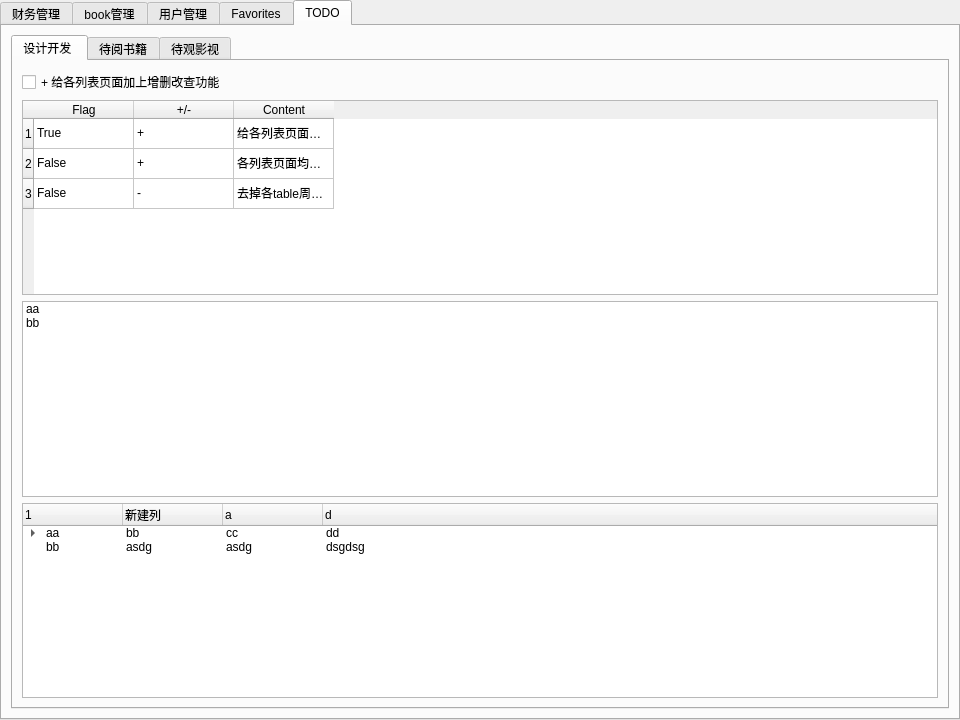
<?xml version="1.0" encoding="UTF-8"?>
<ui version="4.0">
 <class>dashboardTabWidget</class>
 <widget class="QTabWidget" name="dashboardTabWidget">
  <property name="geometry">
   <rect>
    <x>0</x>
    <y>0</y>
    <width>960</width>
    <height>720</height>
   </rect>
  </property>
  <property name="windowTitle">
   <string>个人管理系统</string>
  </property>
  <property name="currentIndex">
   <number>4</number>
  </property>
  <widget class="QWidget" name="feeManageTab">
   <attribute name="title">
    <string>财务管理</string>
   </attribute>
   <layout class="QHBoxLayout" name="horizontalLayout_5">
    <item>
     <widget class="QTabWidget" name="feeManageTabWidget">
      <property name="currentIndex">
       <number>3</number>
      </property>
      <widget class="QWidget" name="incomeTab">
       <attribute name="title">
        <string>收入</string>
       </attribute>
       <layout class="QHBoxLayout" name="horizontalLayout_6">
        <item>
         <widget class="QTableView" name="incomeTableView"/>
        </item>
       </layout>
      </widget>
      <widget class="QWidget" name="paymentTab">
       <attribute name="title">
        <string>支出</string>
       </attribute>
       <layout class="QHBoxLayout" name="horizontalLayout_7">
        <item>
         <widget class="QTableView" name="paymentTableView"/>
        </item>
       </layout>
      </widget>
      <widget class="QWidget" name="overtimeTab">
       <attribute name="title">
        <string>加班报销</string>
       </attribute>
       <layout class="QHBoxLayout" name="horizontalLayout_8">
        <item>
         <widget class="QTableView" name="overtimeTableView"/>
        </item>
       </layout>
      </widget>
      <widget class="QWidget" name="yuEBaoTab">
       <attribute name="title">
        <string>余额宝</string>
       </attribute>
       <layout class="QHBoxLayout" name="horizontalLayout_9">
        <item>
         <widget class="QTableView" name="yuEBaoTableView"/>
        </item>
       </layout>
      </widget>
     </widget>
    </item>
   </layout>
  </widget>
  <widget class="QWidget" name="bookManageTab">
   <attribute name="title">
    <string>book管理</string>
   </attribute>
   <layout class="QVBoxLayout" name="verticalLayout_2">
    <item>
     <layout class="QHBoxLayout" name="horizontalLayout">
      <item>
       <widget class="QPushButton" name="pushButton_4">
        <property name="text">
         <string>New</string>
        </property>
       </widget>
      </item>
      <item>
       <widget class="QPushButton" name="pushButton_3">
        <property name="text">
         <string>Refresh</string>
        </property>
       </widget>
      </item>
      <item>
       <widget class="QPushButton" name="pushButton_2">
        <property name="text">
         <string>Import</string>
        </property>
       </widget>
      </item>
      <item>
       <widget class="QPushButton" name="pushButton">
        <property name="text">
         <string>Export</string>
        </property>
       </widget>
      </item>
      <item>
       <spacer name="horizontalSpacer_3">
        <property name="orientation">
         <enum>Qt::Horizontal</enum>
        </property>
        <property name="sizeHint" stdset="0">
         <size>
          <width>40</width>
          <height>20</height>
         </size>
        </property>
       </spacer>
      </item>
     </layout>
    </item>
    <item>
     <layout class="QHBoxLayout" name="horizontalLayout_2">
      <item>
       <widget class="QLabel" name="label">
        <property name="text">
         <string>Book Name</string>
        </property>
       </widget>
      </item>
      <item>
       <widget class="QLineEdit" name="lineEdit"/>
      </item>
      <item>
       <widget class="QLabel" name="label_2">
        <property name="text">
         <string>Author</string>
        </property>
       </widget>
      </item>
      <item>
       <widget class="QLineEdit" name="lineEdit_2"/>
      </item>
      <item>
       <widget class="QLabel" name="label_3">
        <property name="text">
         <string>Book Type</string>
        </property>
       </widget>
      </item>
      <item>
       <widget class="QComboBox" name="comboBox">
        <item>
         <property name="text">
          <string>All</string>
         </property>
        </item>
        <item>
         <property name="text">
          <string>纸质</string>
         </property>
        </item>
        <item>
         <property name="text">
          <string>Mobi</string>
         </property>
        </item>
        <item>
         <property name="text">
          <string>ePub</string>
         </property>
        </item>
        <item>
         <property name="text">
          <string>PDF</string>
         </property>
        </item>
        <item>
         <property name="text">
          <string>TXT</string>
         </property>
        </item>
       </widget>
      </item>
      <item>
       <widget class="QLabel" name="label_15">
        <property name="text">
         <string>Class</string>
        </property>
       </widget>
      </item>
      <item>
       <widget class="QComboBox" name="comboBox_2">
        <item>
         <property name="text">
          <string>All</string>
         </property>
        </item>
        <item>
         <property name="text">
          <string>Self-Improvement</string>
         </property>
        </item>
        <item>
         <property name="text">
          <string>财经</string>
         </property>
        </item>
        <item>
         <property name="text">
          <string>自然科学</string>
         </property>
        </item>
        <item>
         <property name="text">
          <string>人文社科</string>
         </property>
        </item>
        <item>
         <property name="text">
          <string>文学</string>
         </property>
        </item>
        <item>
         <property name="text">
          <string>漫画</string>
         </property>
        </item>
        <item>
         <property name="text">
          <string>无类</string>
         </property>
        </item>
       </widget>
      </item>
      <item>
       <widget class="QPushButton" name="pushButton_5">
        <property name="text">
         <string>Search</string>
        </property>
       </widget>
      </item>
      <item>
       <spacer name="horizontalSpacer_4">
        <property name="orientation">
         <enum>Qt::Horizontal</enum>
        </property>
        <property name="sizeHint" stdset="0">
         <size>
          <width>40</width>
          <height>20</height>
         </size>
        </property>
       </spacer>
      </item>
     </layout>
    </item>
    <item>
     <widget class="QTabWidget" name="bookManageTabWidget">
      <property name="currentIndex">
       <number>0</number>
      </property>
      <widget class="QWidget" name="bookTab">
       <attribute name="title">
        <string>book</string>
       </attribute>
       <layout class="QHBoxLayout" name="horizontalLayout_10">
        <item>
         <widget class="QTableView" name="bookTableView"/>
        </item>
       </layout>
      </widget>
     </widget>
    </item>
   </layout>
  </widget>
  <widget class="QWidget" name="accountManageTab">
   <attribute name="title">
    <string>用户管理</string>
   </attribute>
   <layout class="QHBoxLayout" name="horizontalLayout_4">
    <item>
     <widget class="QTabWidget" name="accountTabWidget">
      <property name="currentIndex">
       <number>0</number>
      </property>
      <widget class="QWidget" name="accountTab">
       <attribute name="title">
        <string>Account List</string>
       </attribute>
       <layout class="QVBoxLayout" name="verticalLayout">
        <item>
         <layout class="QHBoxLayout" name="horizontalLayout_14">
          <item>
           <widget class="QPushButton" name="newButton">
            <property name="maximumSize">
             <size>
              <width>100</width>
              <height>16777215</height>
             </size>
            </property>
            <property name="text">
             <string>New</string>
            </property>
           </widget>
          </item>
          <item>
           <widget class="QPushButton" name="refreshButton">
            <property name="maximumSize">
             <size>
              <width>100</width>
              <height>16777215</height>
             </size>
            </property>
            <property name="text">
             <string>Refresh</string>
            </property>
           </widget>
          </item>
          <item>
           <widget class="QPushButton" name="importButton">
            <property name="maximumSize">
             <size>
              <width>100</width>
              <height>16777215</height>
             </size>
            </property>
            <property name="text">
             <string>Import</string>
            </property>
           </widget>
          </item>
          <item>
           <widget class="QPushButton" name="exportButton">
            <property name="maximumSize">
             <size>
              <width>100</width>
              <height>16777215</height>
             </size>
            </property>
            <property name="text">
             <string>Export</string>
            </property>
           </widget>
          </item>
          <item>
           <spacer name="horizontalSpacer">
            <property name="orientation">
             <enum>Qt::Horizontal</enum>
            </property>
            <property name="sizeHint" stdset="0">
             <size>
              <width>40</width>
              <height>20</height>
             </size>
            </property>
           </spacer>
          </item>
         </layout>
        </item>
        <item>
         <layout class="QHBoxLayout" name="horizontalLayout_3">
          <item>
           <widget class="QLabel" name="useridLabel">
            <property name="text">
             <string>User Id</string>
            </property>
           </widget>
          </item>
          <item>
           <widget class="QLineEdit" name="useridLineEdit"/>
          </item>
          <item>
           <widget class="QLabel" name="usernameLabel">
            <property name="text">
             <string>User Name</string>
            </property>
           </widget>
          </item>
          <item>
           <widget class="QLineEdit" name="usernameLineEdit"/>
          </item>
          <item>
           <widget class="QLabel" name="emailLabel">
            <property name="text">
             <string>Email</string>
            </property>
           </widget>
          </item>
          <item>
           <widget class="QLineEdit" name="emailLineEdit"/>
          </item>
          <item>
           <widget class="QLabel" name="phoneNoLabel">
            <property name="text">
             <string>Phone No</string>
            </property>
           </widget>
          </item>
          <item>
           <widget class="QLineEdit" name="phoneNoLineEdit"/>
          </item>
          <item>
           <widget class="QLabel" name="registYearLabel">
            <property name="text">
             <string>Regist Year</string>
            </property>
           </widget>
          </item>
          <item>
           <widget class="QComboBox" name="registYearComboBox"/>
          </item>
          <item>
           <widget class="QPushButton" name="searchButton">
            <property name="text">
             <string>Search</string>
            </property>
           </widget>
          </item>
          <item>
           <spacer name="horizontalSpacer_2">
            <property name="orientation">
             <enum>Qt::Horizontal</enum>
            </property>
            <property name="sizeHint" stdset="0">
             <size>
              <width>40</width>
              <height>20</height>
             </size>
            </property>
           </spacer>
          </item>
         </layout>
        </item>
        <item>
         <widget class="QTableWidget" name="tableWidget">
          <property name="alternatingRowColors">
           <bool>true</bool>
          </property>
          <property name="gridStyle">
           <enum>Qt::SolidLine</enum>
          </property>
          <property name="sortingEnabled">
           <bool>false</bool>
          </property>
         </widget>
        </item>
       </layout>
      </widget>
      <widget class="QWidget" name="accountEditTab">
       <attribute name="title">
        <string>Account Edit</string>
       </attribute>
       <widget class="QWidget" name="formLayoutWidget">
        <property name="geometry">
         <rect>
          <x>370</x>
          <y>80</y>
          <width>361</width>
          <height>421</height>
         </rect>
        </property>
        <layout class="QFormLayout" name="formLayout">
         <property name="fieldGrowthPolicy">
          <enum>QFormLayout::AllNonFixedFieldsGrow</enum>
         </property>
         <item row="1" column="0">
          <widget class="QLabel" name="label_13">
           <property name="text">
            <string>User id</string>
           </property>
          </widget>
         </item>
         <item row="1" column="1">
          <widget class="QLineEdit" name="lineEdit_10"/>
         </item>
         <item row="2" column="0">
          <widget class="QLabel" name="label_6">
           <property name="text">
            <string>Usern ame</string>
           </property>
          </widget>
         </item>
         <item row="2" column="1">
          <widget class="QLineEdit" name="lineEdit_6"/>
         </item>
         <item row="3" column="0">
          <widget class="QLabel" name="label_7">
           <property name="text">
            <string>Password</string>
           </property>
          </widget>
         </item>
         <item row="3" column="1">
          <widget class="QLineEdit" name="lineEdit_7"/>
         </item>
         <item row="4" column="0">
          <widget class="QLabel" name="label_4">
           <property name="text">
            <string>Email</string>
           </property>
          </widget>
         </item>
         <item row="4" column="1">
          <widget class="QLineEdit" name="lineEdit_4"/>
         </item>
         <item row="5" column="0">
          <widget class="QLabel" name="label_5">
           <property name="text">
            <string>Gender</string>
           </property>
          </widget>
         </item>
         <item row="5" column="1">
          <widget class="QRadioButton" name="radioButton">
           <property name="text">
            <string>Male</string>
           </property>
          </widget>
         </item>
         <item row="6" column="1">
          <widget class="QRadioButton" name="radioButton_2">
           <property name="text">
            <string>Female</string>
           </property>
          </widget>
         </item>
         <item row="7" column="1">
          <widget class="QRadioButton" name="radioButton_3">
           <property name="text">
            <string>Keep secrete.</string>
           </property>
          </widget>
         </item>
         <item row="8" column="0">
          <widget class="QLabel" name="label_8">
           <property name="text">
            <string>Age</string>
           </property>
          </widget>
         </item>
         <item row="8" column="1">
          <widget class="QLineEdit" name="lineEdit_5"/>
         </item>
         <item row="9" column="0">
          <widget class="QLabel" name="label_9">
           <property name="text">
            <string>Creator</string>
           </property>
          </widget>
         </item>
         <item row="9" column="1">
          <widget class="QLineEdit" name="lineEdit_8"/>
         </item>
         <item row="10" column="0">
          <widget class="QLabel" name="label_10">
           <property name="text">
            <string>Modifier</string>
           </property>
          </widget>
         </item>
         <item row="10" column="1">
          <widget class="QLineEdit" name="lineEdit_9"/>
         </item>
         <item row="11" column="0">
          <widget class="QLabel" name="label_11">
           <property name="text">
            <string>Create time</string>
           </property>
          </widget>
         </item>
         <item row="11" column="1">
          <widget class="QDateEdit" name="dateEdit"/>
         </item>
         <item row="12" column="0">
          <widget class="QLabel" name="label_12">
           <property name="text">
            <string>Modification time</string>
           </property>
          </widget>
         </item>
         <item row="12" column="1">
          <widget class="QDateEdit" name="dateEdit_2"/>
         </item>
         <item row="13" column="0">
          <widget class="QLabel" name="label_14">
           <property name="text">
            <string>Description</string>
           </property>
          </widget>
         </item>
         <item row="13" column="1">
          <widget class="QPlainTextEdit" name="plainTextEdit"/>
         </item>
        </layout>
        <zorder>lineEdit_10</zorder>
        <zorder>label_14</zorder>
        <zorder>lineEdit_6</zorder>
        <zorder>lineEdit_7</zorder>
        <zorder>label_7</zorder>
        <zorder>label_4</zorder>
        <zorder>label_5</zorder>
        <zorder>lineEdit_5</zorder>
        <zorder>label_8</zorder>
        <zorder>lineEdit_8</zorder>
        <zorder>label_9</zorder>
        <zorder>lineEdit_9</zorder>
        <zorder>radioButton</zorder>
        <zorder>radioButton_2</zorder>
        <zorder>radioButton_3</zorder>
        <zorder>label_10</zorder>
        <zorder>dateEdit</zorder>
        <zorder>label_11</zorder>
        <zorder>dateEdit_2</zorder>
        <zorder>label_6</zorder>
        <zorder>label_12</zorder>
        <zorder>lineEdit_4</zorder>
        <zorder>label_13</zorder>
        <zorder>plainTextEdit</zorder>
       </widget>
      </widget>
     </widget>
    </item>
   </layout>
  </widget>
  <widget class="QWidget" name="favoritesManageTab">
   <attribute name="title">
    <string>Favorites</string>
   </attribute>
   <layout class="QHBoxLayout" name="horizontalLayout_12">
    <item>
     <widget class="QTabWidget" name="favoritesTabWidget">
      <property name="currentIndex">
       <number>1</number>
      </property>
      <widget class="QWidget" name="favoriteSiteTab">
       <attribute name="title">
        <string>站点收藏</string>
       </attribute>
       <layout class="QVBoxLayout" name="verticalLayout_3">
        <item>
         <layout class="QHBoxLayout" name="horizontalLayout_16">
          <item>
           <widget class="QPushButton" name="newButton_3">
            <property name="maximumSize">
             <size>
              <width>100</width>
              <height>16777215</height>
             </size>
            </property>
            <property name="text">
             <string>New</string>
            </property>
           </widget>
          </item>
          <item>
           <widget class="QPushButton" name="refreshButton_3">
            <property name="maximumSize">
             <size>
              <width>100</width>
              <height>16777215</height>
             </size>
            </property>
            <property name="text">
             <string>Refresh</string>
            </property>
           </widget>
          </item>
          <item>
           <widget class="QPushButton" name="importButton_3">
            <property name="maximumSize">
             <size>
              <width>100</width>
              <height>16777215</height>
             </size>
            </property>
            <property name="text">
             <string>Import</string>
            </property>
           </widget>
          </item>
          <item>
           <widget class="QPushButton" name="exportButton_3">
            <property name="maximumSize">
             <size>
              <width>100</width>
              <height>16777215</height>
             </size>
            </property>
            <property name="text">
             <string>Export</string>
            </property>
           </widget>
          </item>
          <item>
           <spacer name="horizontalSpacer_7">
            <property name="orientation">
             <enum>Qt::Horizontal</enum>
            </property>
            <property name="sizeHint" stdset="0">
             <size>
              <width>40</width>
              <height>20</height>
             </size>
            </property>
           </spacer>
          </item>
         </layout>
        </item>
        <item>
         <layout class="QHBoxLayout" name="horizontalLayout_17">
          <item>
           <widget class="QLabel" name="useridLabel_3">
            <property name="text">
             <string>Site Name</string>
            </property>
           </widget>
          </item>
          <item>
           <widget class="QLineEdit" name="useridLineEdit_3"/>
          </item>
          <item>
           <widget class="QLabel" name="usernameLabel_3">
            <property name="text">
             <string>UURL</string>
            </property>
           </widget>
          </item>
          <item>
           <widget class="QLineEdit" name="usernameLineEdit_3"/>
          </item>
          <item>
           <widget class="QLabel" name="emailLabel_3">
            <property name="text">
             <string>Type</string>
            </property>
           </widget>
          </item>
          <item>
           <widget class="QLineEdit" name="emailLineEdit_3"/>
          </item>
          <item>
           <widget class="QLabel" name="phoneNoLabel_3">
            <property name="text">
             <string>Tag</string>
            </property>
           </widget>
          </item>
          <item>
           <widget class="QLineEdit" name="phoneNoLineEdit_3"/>
          </item>
          <item>
           <widget class="QPushButton" name="searchButton_3">
            <property name="text">
             <string>Search</string>
            </property>
           </widget>
          </item>
          <item>
           <spacer name="horizontalSpacer_8">
            <property name="orientation">
             <enum>Qt::Horizontal</enum>
            </property>
            <property name="sizeHint" stdset="0">
             <size>
              <width>40</width>
              <height>20</height>
             </size>
            </property>
           </spacer>
          </item>
         </layout>
        </item>
        <item>
         <widget class="QTableWidget" name="tableWidget_3">
          <property name="alternatingRowColors">
           <bool>true</bool>
          </property>
          <property name="gridStyle">
           <enum>Qt::SolidLine</enum>
          </property>
          <property name="sortingEnabled">
           <bool>false</bool>
          </property>
         </widget>
        </item>
       </layout>
      </widget>
      <widget class="QWidget" name="favoriteBookTab">
       <attribute name="title">
        <string>书籍收藏</string>
       </attribute>
      </widget>
     </widget>
    </item>
   </layout>
  </widget>
  <widget class="QWidget" name="todoManageTab">
   <attribute name="title">
    <string>TODO</string>
   </attribute>
   <layout class="QHBoxLayout" name="horizontalLayout_11">
    <item>
     <widget class="QTabWidget" name="tabWidget">
      <property name="currentIndex">
       <number>0</number>
      </property>
      <widget class="QWidget" name="designAndDevTab">
       <attribute name="title">
        <string>设计开发 </string>
       </attribute>
       <layout class="QVBoxLayout" name="verticalLayout_4">
        <item>
         <widget class="QCheckBox" name="checkBox">
          <property name="text">
           <string>+ 给各列表页面加上增删改查功能</string>
          </property>
         </widget>
        </item>
        <item>
         <widget class="QTableWidget" name="designAndDevTableWidget">
          <row>
           <property name="text">
            <string>1</string>
           </property>
          </row>
          <row>
           <property name="text">
            <string>2</string>
           </property>
          </row>
          <row>
           <property name="text">
            <string>3</string>
           </property>
          </row>
          <column>
           <property name="text">
            <string>Flag</string>
           </property>
          </column>
          <column>
           <property name="text">
            <string>+/-</string>
           </property>
          </column>
          <column>
           <property name="text">
            <string>Content</string>
           </property>
          </column>
          <item row="0" column="0">
           <property name="text">
            <string>True</string>
           </property>
          </item>
          <item row="0" column="1">
           <property name="text">
            <string>+</string>
           </property>
          </item>
          <item row="0" column="2">
           <property name="text">
            <string>给各列表页面加上增删改查功能</string>
           </property>
          </item>
          <item row="1" column="0">
           <property name="text">
            <string>False</string>
           </property>
          </item>
          <item row="1" column="1">
           <property name="text">
            <string>+</string>
           </property>
          </item>
          <item row="1" column="2">
           <property name="text">
            <string>各列表页面均做成分页，每页只显示20条即可</string>
           </property>
          </item>
          <item row="2" column="0">
           <property name="text">
            <string>False</string>
           </property>
          </item>
          <item row="2" column="1">
           <property name="text">
            <string>-</string>
           </property>
          </item>
          <item row="2" column="2">
           <property name="text">
            <string>去掉各table周围的空白区域</string>
           </property>
          </item>
         </widget>
        </item>
        <item>
         <widget class="QListWidget" name="listWidget">
          <item>
           <property name="text">
            <string>aa</string>
           </property>
          </item>
          <item>
           <property name="text">
            <string>bb</string>
           </property>
          </item>
         </widget>
        </item>
        <item>
         <widget class="QTreeWidget" name="treeWidget">
          <column>
           <property name="text">
            <string>1</string>
           </property>
          </column>
          <column>
           <property name="text">
            <string>新建列</string>
           </property>
          </column>
          <column>
           <property name="text">
            <string>a</string>
           </property>
          </column>
          <column>
           <property name="text">
            <string>d</string>
           </property>
          </column>
          <item>
           <property name="text">
            <string>aa</string>
           </property>
           <property name="text">
            <string>bb</string>
           </property>
           <property name="text">
            <string>cc</string>
           </property>
           <property name="text">
            <string>dd</string>
           </property>
           <item>
            <property name="text">
             <string>11</string>
            </property>
            <property name="text">
             <string>ccdd</string>
            </property>
            <property name="text">
             <string>eeff</string>
            </property>
            <property name="text">
             <string>aabbcc</string>
            </property>
           </item>
           <item>
            <property name="text">
             <string>12</string>
            </property>
            <property name="text">
             <string>1</string>
            </property>
            <property name="text">
             <string>2</string>
            </property>
            <property name="text">
             <string>3</string>
            </property>
           </item>
           <item>
            <property name="text">
             <string>13</string>
            </property>
            <property name="text">
             <string>23</string>
            </property>
            <property name="text">
             <string>46</string>
            </property>
            <property name="text">
             <string>46</string>
            </property>
           </item>
          </item>
          <item>
           <property name="text">
            <string>bb</string>
           </property>
           <property name="text">
            <string>asdg</string>
           </property>
           <property name="text">
            <string>asdg</string>
           </property>
           <property name="text">
            <string>dsgdsg</string>
           </property>
          </item>
         </widget>
        </item>
       </layout>
      </widget>
      <widget class="QWidget" name="unreadBookTab">
       <attribute name="title">
        <string>待阅书籍</string>
       </attribute>
      </widget>
      <widget class="QWidget" name="unwatchVideoTab">
       <attribute name="title">
        <string>待观影视</string>
       </attribute>
      </widget>
     </widget>
    </item>
   </layout>
  </widget>
 </widget>
 <resources/>
 <connections/>
</ui>
